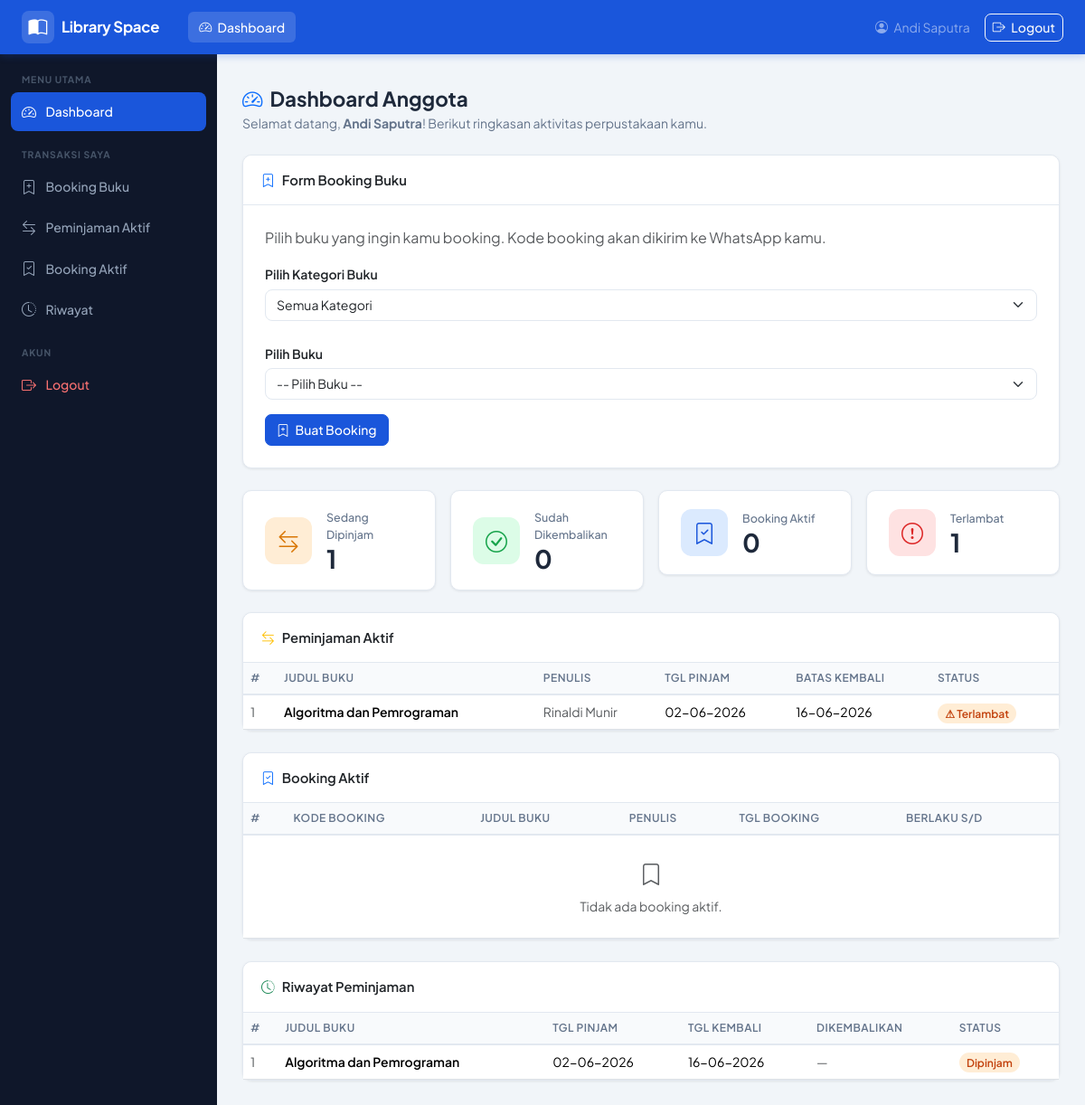
The app's page /pages/anggota_area/ (signed in) with its own data.
### tables this page shows
CREATE TABLE peminjaman (
  id_peminjaman        INT AUTO_INCREMENT PRIMARY KEY,
  kode_booking         VARCHAR(30)  DEFAULT NULL,
  id_anggota           INT          NOT NULL,
  id_buku              INT          NOT NULL,
  tanggal_pinjam       DATE         NOT NULL,
  tanggal_kembali      DATE         NOT NULL,
  tanggal_dikembalikan DATE         DEFAULT NULL,
  status               ENUM('Diambil','Sedang Dipinjam','Kembali') NOT NULL DEFAULT 'Diambil',
  created_at           TIMESTAMP DEFAULT CURRENT_TIMESTAMP,
  CONSTRAINT fk_peminjaman_anggota FOREIGN KEY (id_anggota)
    REFERENCES anggota(id_anggota)
    ON UPDATE CASCADE ON DELETE RESTRICT,
  CONSTRAINT fk_peminjaman_buku FOREIGN KEY (id_buku)
    REFERENCES buku(id_buku)
    ON UPDATE CASCADE ON DELETE RESTRICT
);

CREATE TABLE buku (
  id_buku     INT AUTO_INCREMENT PRIMARY KEY,
  judul       VARCHAR(200) NOT NULL,
  penulis     VARCHAR(100) NOT NULL,
  penerbit    VARCHAR(100) NOT NULL,
  tahun       YEAR         NOT NULL,
  stok        INT          NOT NULL DEFAULT 0,
  cover       VARCHAR(255) DEFAULT NULL,
  id_kategori INT          NOT NULL,
  created_at  TIMESTAMP DEFAULT CURRENT_TIMESTAMP,
  CONSTRAINT fk_buku_kategori FOREIGN KEY (id_kategori)
    REFERENCES kategori(id_kategori)
    ON UPDATE CASCADE ON DELETE RESTRICT
);

### pages/anggota_area/index.php (the view, shortened to what this page needs)
<?php
require_once __DIR__ . '/../../config/koneksi.php';
$id_anggota = $_SESSION['anggota_id'];
$nama       = $_SESSION['anggota_nama'];
$total_dipinjam = mysqli_fetch_row(mysqli_query($koneksi,
    "SELECT COUNT(*) FROM peminjaman
     WHERE id_anggota = $id_anggota AND status = 'Diambil'"))[0];
$total_dikembalikan = mysqli_fetch_row(mysqli_query($koneksi,
    "SELECT COUNT(*) FROM peminjaman
     WHERE id_anggota = $id_anggota AND status = 'Kembali'"))[0];
$total_booking = mysqli_fetch_row(mysqli_query($koneksi,
    "SELECT COUNT(*) FROM booking
     WHERE id_anggota = $id_anggota AND status = 'Booking'"))[0];
$total_terlambat = mysqli_fetch_row(mysqli_query($koneksi,
    "SELECT COUNT(*) FROM peminjaman
     WHERE id_anggota = $id_anggota
       AND status = 'Diambil'
       AND tanggal_kembali < CURDATE()"))[0];
$peminjaman_aktif = mysqli_query($koneksi,
    "SELECT p.*, b.judul, b.penulis
     FROM peminjaman p
     JOIN buku b ON p.id_buku = b.id_buku
     WHERE p.id_anggota = $id_anggota AND p.status = 'Diambil'
     ORDER BY p.tanggal_kembali ASC");
$booking_aktif = mysqli_query($koneksi,
    "SELECT bk.*, b.judul, b.penulis
     FROM booking bk
     JOIN buku b ON bk.id_buku = b.id_buku
     WHERE bk.id_anggota = $id_anggota AND bk.status = 'Booking'
     ORDER BY bk.tanggal_expired ASC");
$riwayat = mysqli_query($koneksi,
    "SELECT p.*, b.judul
     FROM peminjaman p
     JOIN buku b ON p.id_buku = b.id_buku
     WHERE p.id_anggota = $id_anggota
     ORDER BY p.tanggal_pinjam DESC LIMIT 10");
?>
<!DOCTYPE html>
<html lang="id">
<head>
  <link rel="stylesheet" href="https://cdn.jsdelivr.net/npm/bootstrap@5.3.2/dist/css/bootstrap.min.css">
  <link rel="stylesheet" href="https://cdn.jsdelivr.net/npm/bootstrap-icons@1.11.3/font/bootstrap-icons.min.css">
  <link rel="stylesheet" href="/web-perpustakaan/assets/css/style.css">
</head>
<body>
<nav class="navbar navbar-expand-lg navbar-dark" id="mainNavbar">
  <div class="container-fluid px-4">
    <a class="navbar-brand d-flex align-items-center gap-2"
       href="/web-perpustakaan/pages/anggota_area/">
      <span class="brand-icon"><i class="bi bi-book-half"></i></span>
      <span class="brand-name">Library Space</span>
    </a>
    <div class="collapse navbar-collapse" id="navAnggota">
      <ul class="navbar-nav me-auto mb-2 mb-lg-0 ms-3">
        <li class="nav-item">
          <a class="nav-link active"
             href="/web-perpustakaan/pages/anggota_area/">
            <i class="bi bi-speedometer2 me-1"></i> Dashboard
          </a>
        </li>
      </ul>
      <div class="d-flex align-items-center gap-3">
        <span class="text-white-50 small">
          <i class="bi bi-person-circle me-1"></i>
          <?= htmlspecialchars($nama) ?>
        </span>
        <a href="/web-perpustakaan/logout_anggota.php"
           class="btn btn-sm btn-outline-light">
          <i class="bi bi-box-arrow-right me-1"></i> Logout
        </a>
      </div>
    </div>
  </div>
</nav>
<aside class="sidebar" id="sidebar">
  <nav class="sidebar-nav">
    <div class="sidebar-section-label">MENU UTAMA</div>
    <a href="/web-perpustakaan/pages/anggota_area/"
       class="sidebar-link active">
      <i class="bi bi-speedometer2"></i>
      <span>Dashboard</span>
    </a>
    <div class="sidebar-section-label mt-3">TRANSAKSI SAYA</div>
    <a href="#form-booking" class="sidebar-link"
       onclick="scrollTo('form-booking')">
      <i class="bi bi-bookmark-plus"></i>
      <span>Booking Buku</span>
    </a>
    <a href="#tabel-pinjam" class="sidebar-link"
       onclick="scrollTo('tabel-pinjam')">
      <i class="bi bi-arrow-left-right"></i>
      <span>Peminjaman Aktif</span>
    </a>
    <a href="#tabel-booking" class="sidebar-link"
       onclick="scrollTo('tabel-booking')">
      <i class="bi bi-bookmark-check"></i>
      <span>Booking Aktif</span>
    </a>
    <a href="#tabel-riwayat" class="sidebar-link"
       onclick="scrollTo('tabel-riwayat')">
      <i class="bi bi-clock-history"></i>
      <span>Riwayat</span>
    </a>
    <div class="sidebar-section-label mt-3">AKUN</div>
    <a href="/web-perpustakaan/logout_anggota.php"
       class="sidebar-link text-danger-soft">
      <i class="bi bi-box-arrow-right"></i>
      <span>Logout</span>
    </a>
  </nav>
</aside>
<div class="d-flex">
  <div class="main-wrapper flex-grow-1">
    <div class="pt-2">
      <div class="page-header">
        <h1><i class="bi bi-speedometer2 me-2 text-primary"></i>Dashboard Anggota</h1>
        <p>Selamat datang, <strong><?= htmlspecialchars($nama) ?></strong>! Berikut ringkasan aktivitas perpustakaan kamu.</p>
      </div>
      <div class="card mb-4" id="form-booking">
        <div class="card-header d-flex align-items-center gap-2">
          <i class="bi bi-bookmark-plus text-primary"></i>
          Form Booking Buku
        </div>
        <div class="card-body p-4">
          <p class="text-muted mb-3">Pilih buku yang ingin kamu booking. Kode booking akan dikirim ke WhatsApp kamu.</p>
<form method="GET" class="mb-4">
    <label class="form-label fw-semibold">
        Pilih Kategori Buku
    </label>
    <select
        name="kategori"
        class="form-select"
        onchange="this.form.submit()">
        <option value="">
            Semua Kategori
        </option>
    </select>
</form>
<form method="POST" action="#form-booking">
    <div class="mb-3">
        <label class="form-label fw-semibold">
            Pilih Buku
        </label>
        <select
            name="id_buku"
            class="form-select"
            required>
            <option value="">
                -- Pilih Buku --
            </option>
        </select>
    </div>
    <button
        type="submit"
        class="btn btn-primary">
        <i class="bi bi-bookmark-plus me-1"></i>
        Buat Booking
    </button>
</form>
        </div>
      </div>
      <div class="row g-3 mb-4">
        <div class="col-sm-6 col-xl-3">
          <div class="stat-card">
            <div class="stat-icon orange"><i class="bi bi-arrow-left-right"></i></div>
            <div>
              <div class="stat-label">Sedang Dipinjam</div>
              <div class="stat-value"><?= $total_dipinjam ?></div>
            </div>
          </div>
        </div>
        <div class="col-sm-6 col-xl-3">
          <div class="stat-card">
            <div class="stat-icon green"><i class="bi bi-check-circle"></i></div>
            <div>
              <div class="stat-label">Sudah Dikembalikan</div>
              <div class="stat-value"><?= $total_dikembalikan ?></div>
            </div>
          </div>
        </div>
        <div class="col-sm-6 col-xl-3">
          <div class="stat-card">
            <div class="stat-icon blue"><i class="bi bi-bookmark-check"></i></div>
            <div>
              <div class="stat-label">Booking Aktif</div>
              <div class="stat-value"><?= $total_booking ?></div>
            </div>
          </div>
        </div>
        <div class="col-sm-6 col-xl-3">
          <div class="stat-card">
            <div class="stat-icon red"><i class="bi bi-exclamation-circle"></i></div>
            <div>
              <div class="stat-label">Terlambat</div>
              <div class="stat-value"><?= $total_terlambat ?></div>
            </div>
          </div>
        </div>
      </div>
      <div class="card mb-4" id="tabel-pinjam">
        <div class="card-header d-flex align-items-center gap-2">
          <i class="bi bi-arrow-left-right text-warning"></i>
          Peminjaman Aktif
        </div>
        <div class="card-body p-0">
          <div class="table-responsive">
            <table class="table table-hover align-middle mb-0">
              <thead>
                <tr>
                  <th>#</th>
                  <th>Judul Buku</th>
                  <th>Penulis</th>
                  <th>Tgl Pinjam</th>
                  <th>Batas Kembali</th>
                  <th>Status</th>
                </tr>
              </thead>
              <tbody>
                <?php
                $no = 1;
                if (mysqli_num_rows($peminjaman_aktif) > 0):
                  while ($row = mysqli_fetch_assoc($peminjaman_aktif)):
                    $terlambat = strtotime($row['tanggal_kembali']) < strtotime('today');
                ?>
                <tr>
                  <td class="text-muted"><?= $no++ ?></td>
                  <td class="fw-semibold"><?= htmlspecialchars($row['judul']) ?></td>
                  <td class="text-muted"><?= htmlspecialchars($row['penulis']) ?></td>
                  <td><?= date('d-m-Y', strtotime($row['tanggal_pinjam'])) ?></td>
                  <td><?= date('d-m-Y', strtotime($row['tanggal_kembali'])) ?></td>
                  <td>
                    <?php if ($terlambat): ?>
                      <span class="badge-status badge-dipinjam">⚠ Terlambat</span>
                    <?php else: ?>
                      <span class="badge-status badge-tersedia">Tepat Waktu</span>
                    <?php endif; ?>
                  </td>
                </tr>
                <?php endwhile; endif; ?>
              </tbody>
            </table>
          </div>
        </div>
      </div>
      <div class="card mb-4" id="tabel-booking">
        <div class="card-header d-flex align-items-center gap-2">
          <i class="bi bi-bookmark-check text-primary"></i>
          Booking Aktif
        </div>
        <div class="card-body p-0">
          <div class="table-responsive">
            <table class="table table-hover align-middle mb-0">
              <thead>
                <tr>
                  <th>#</th>
                  <th>Kode Booking</th>
                  <th>Judul Buku</th>
                  <th>Penulis</th>
                  <th>Tgl Booking</th>
                  <th>Berlaku s/d</th>
                </tr>
              </thead>
              <tbody>
                <?php
                $no = 1;
                if (mysqli_num_rows($booking_aktif) > 0):
                  while ($row = mysqli_fetch_assoc($booking_aktif)):
                ?>
                <tr>
                  <td class="text-muted"><?= $no++ ?></td>
                  <td><strong><?= htmlspecialchars($row['kode_booking']) ?></strong></td>
                  <td class="fw-semibold"><?= htmlspecialchars($row['judul']) ?></td>
                  <td class="text-muted"><?= htmlspecialchars($row['penulis']) ?></td>
                  <td><?= date('d-m-Y', strtotime($row['tanggal_booking'])) ?></td>
                  <td><?= date('d-m-Y', strtotime($row['tanggal_expired'])) ?></td>
                </tr>
                <?php endwhile; else: ?>
                  <tr>
                    <td colspan="6" class="text-center text-muted py-4">
                      <i class="bi bi-bookmark fs-4 d-block mb-2"></i>
                      Tidak ada booking aktif.
                    </td>
                  </tr>
                <?php endif; ?>
              </tbody>
            </table>
          </div>
        </div>
      </div>
      <div class="card" id="tabel-riwayat">
        <div class="card-header d-flex align-items-center gap-2">
          <i class="bi bi-clock-history text-success"></i>
          Riwayat Peminjaman
        </div>
        <div class="card-body p-0">
          <div class="table-responsive">
            <table class="table table-hover align-middle mb-0">
              <thead>
                <tr>
                  <th>#</th>
                  <th>Judul Buku</th>
                  <th>Tgl Pinjam</th>
                  <th>Tgl Kembali</th>
                  <th>Dikembalikan</th>
                  <th>Status</th>
                </tr>
              </thead>
              <tbody>
                <?php
                $no = 1;
                if (mysqli_num_rows($riwayat) > 0):
                  while ($row = mysqli_fetch_assoc($riwayat)):
                ?>
                <tr>
                  <td class="text-muted"><?= $no++ ?></td>
                  <td class="fw-semibold"><?= htmlspecialchars($row['judul']) ?></td>
                  <td><?= date('d-m-Y', strtotime($row['tanggal_pinjam'])) ?></td>
                  <td><?= date('d-m-Y', strtotime($row['tanggal_kembali'])) ?></td>
                  <td>
                    <?= $row['tanggal_dikembalikan']
                        ? date('d-m-Y', strtotime($row['tanggal_dikembalikan']))
                        : '<span class="text-muted">—</span>' ?>
                  </td>
                  <td>
                    <?php if ($row['status'] === 'Kembali'): ?>
                      <span class="badge-status badge-kembali">Dikembalikan</span>
                    <?php else: ?>
                      <span class="badge-status badge-dipinjam">Dipinjam</span>
                    <?php endif; ?>
                  </td>
                </tr>
                <?php endwhile; endif; ?>
              </tbody>
            </table>
          </div>
        </div>
      </div>
    </div>
  </div>
</div>
</body>
</html>

### records on screen
peminjaman: id_buku.judul "Algoritma dan Pemrograman", id_buku.penulis "Rinaldi Munir", tanggal_pinjam "02-06-2026", tanggal_kembali "16-06-2026", shows "⚠ Terlambat", status "Dipinjam"

### other values on screen
$nama "Andi Saputra"
$total_dipinjam "1"
$total_dikembalikan "0"
$total_booking "0"
$total_terlambat "1"
